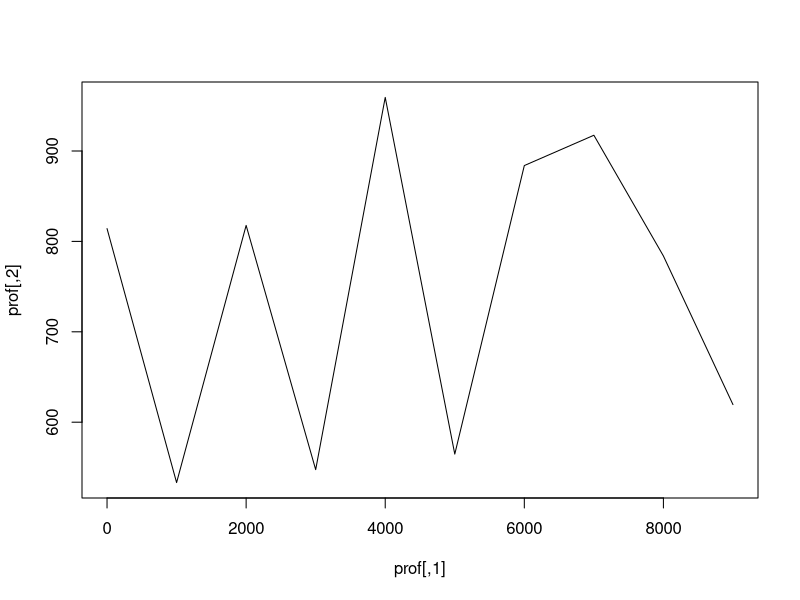

Generate this figure with R:
get_speed <- function(slope){
  return(6 * exp(-3.5 * abs(slope + 0.05)))
}

hiking_time <- function(profile){
  time = 0
  dh = diff(profile[, 2])
  dx = diff(profile[, 1])
  speed = get_speed(dh/dx)
  time = sqrt(dh * dh + dx * dx) / speed
  return(sum(time))
}

prof <- cbind(seq(0, 9000, 1000), 
              runif(10, 500, 1000))

hiking_time(prof / 1000)
plot(prof, type = 'l')
